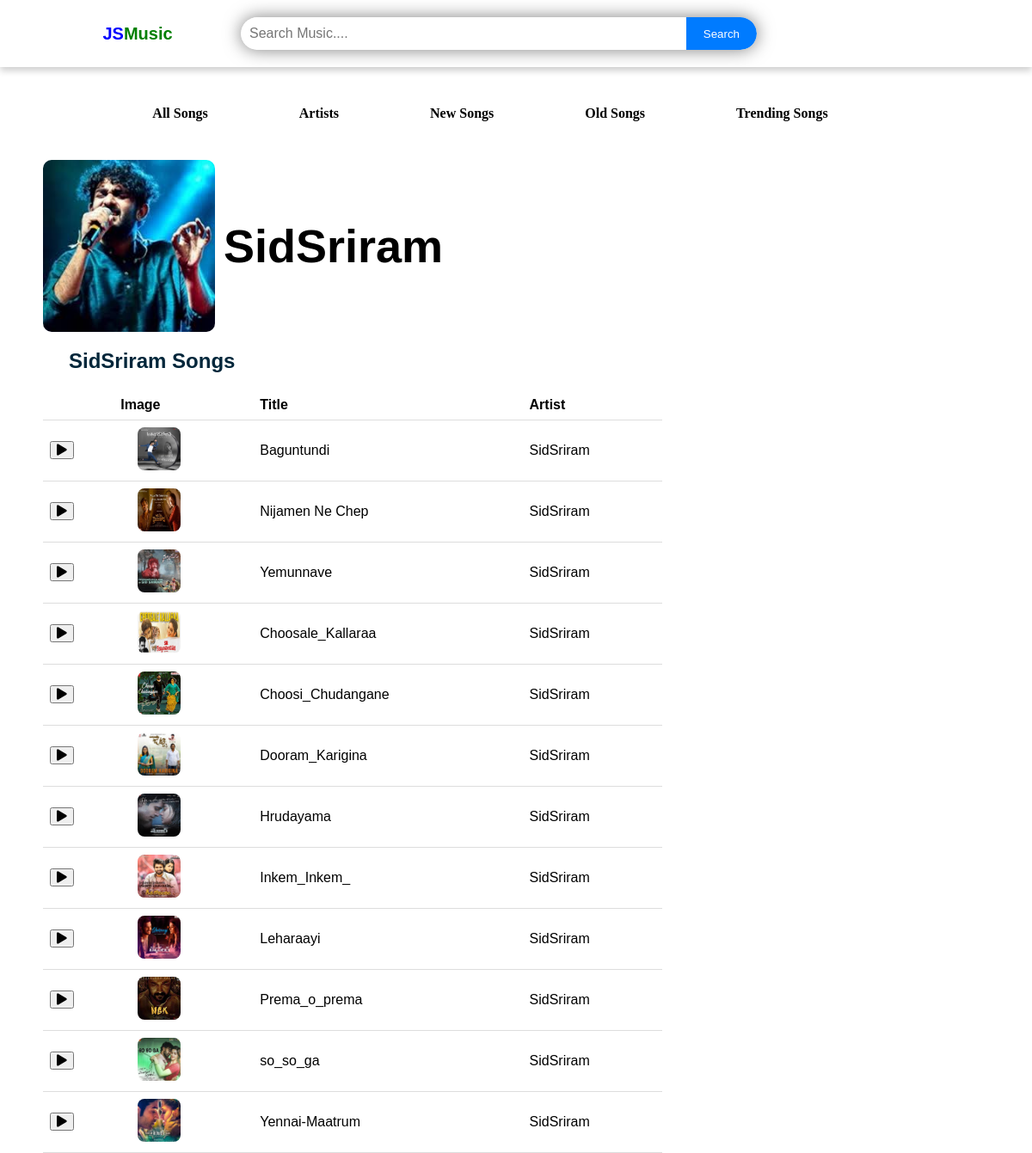
/artist/1/songs/, run on the app's committed database.
### Music/models.py (models this page shows, shortened)
class Artist(models.Model):
    name = models.CharField(max_length=20)
    singer_image = models.ImageField(upload_to='singer_images', null=True, blank=True)

class Songs(models.Model):
    LANGUAGE_CHOICES = (
        ('Hindi', 'Hindi'),
        ('English', 'English'),
        ('Telugu', 'Telugu'),
        ('Tamil', 'Tamil'),
    )
    title = models.CharField(max_length=100, default='Untitled')
    song_file = models.FileField(upload_to='songs')
    image = models.FileField(upload_to='song_images')
    artist = models.ForeignKey(Artist, related_name='songs', on_delete=models.CASCADE, null=True)
    singer = models.CharField(max_length=200)
    language = models.CharField(max_length=20, choices=LANGUAGE_CHOICES, default='Telugu')

### Music/views.py (the view)
# urls.py: path('artist/<int:artist_id>/songs/', views.artists, name='artists'),
def artists(request, artist_id):
    artist = Artist.objects.get(pk=artist_id)
    songs = Songs.objects.filter(artist=artist)
    context = {
        'artist': artist,
        'songs': songs,  # Pass the artist's songs to the template
    }
    return render(request, 'music/artists.html', context)

### templates/music/artists.html (shortened to what this page needs)
{% extends 'base.html' %}
{% load static %}
{% block content %}
<link rel="stylesheet" href="https://cdnjs.cloudflare.com/ajax/libs/font-awesome/5.15.4/css/all.min.css">
<div class="singer-item">
    <img src="{{ artist.singer_image.url }}" alt="{{ artist.name }}" class="singer-image">
    <p class="singer-name">{{ artist.name }}</p>
</div>
<h2>{{ artist.name }} Songs</h2>
<table class="song-table">
    <thead>
        <tr>
            <th> </th>
            <th>Image</th>
            <th>Title</th>
            <th>Artist</th>
        </tr>
    </thead>
    <tbody>
        {% for song in artist.songs.all %}
        <tr class="song-item" data-song-url="{{ song.song_file.url }}" data-image-url="{{ song.image.url }}" data-song-name="{{ song.title }}" data-artist-name="{{ artist.name }}">
            <td>
                <button onclick="playSong('{{ song.song_file.url }}', '{{ song.image.url }}', '{{ song.id }}', '{{ song.title }}', '{{ artist.name }}', this)">
                    <i class="fas fa-play"></i>
                </button>
            </td>
            <td><img src="{{ song.image.url }}" alt="{{ song.title }}" class="song-image"></td>
            <td>{{ song.title }}</td>
            <td>{{ artist.name }}</td>
        </tr>
        {% endfor %}
    </tbody>
</table>
{% endblock %}

### static/css/styles.css (style rules this page uses)
body { font-family: Arial, sans-serif; margin: 0; padding: 0; }
h1,h2 { color:#00263a; }

### templates/music/artists.html (style rules this page uses)
h2 { margin-left: 80px; }
.singer-name { font-size: 54px; font-weight: bold; }
.singer-item { display: flex; align-items: center; margin-left: 50px; }
.singer-image { border-radius: 5%; width: 200px; height: 200px; margin-right: 10px; }
.song-item { margin-left: 50px; padding: 2px; }
.song-image { margin-left: 20px; border-radius: 8px; height: 50px; width: 50px; }
table { margin-left: 50px; width: 60%; border-collapse: collapse; font-family: Arial, sans-serif; }
th, td { padding: 8px; text-align: left; border-bottom: 1px solid #ddd; }

### data on the page
Artist: singer_image (picture), name "SidSriram"
Songs: image (picture), title "Baguntundi"
Songs: image (picture), title "Nijamen Ne Chep"
Songs: image (picture), title "Yemunnave"
Songs: image (picture), title "Choosale_Kallaraa"
Songs: image (picture), title "Choosi_Chudangane"
Songs: image (picture), title "Dooram_Karigina"
Songs: image (picture), title "Hrudayama"
Songs: image (picture), title "Inkem_Inkem_"
Songs: image (picture), title "Leharaayi"
Songs: image (picture), title "Prema_o_prema"
Songs: image (picture), title "so_so_ga"
Songs: image (picture), title "Yennai-Maatrum"
